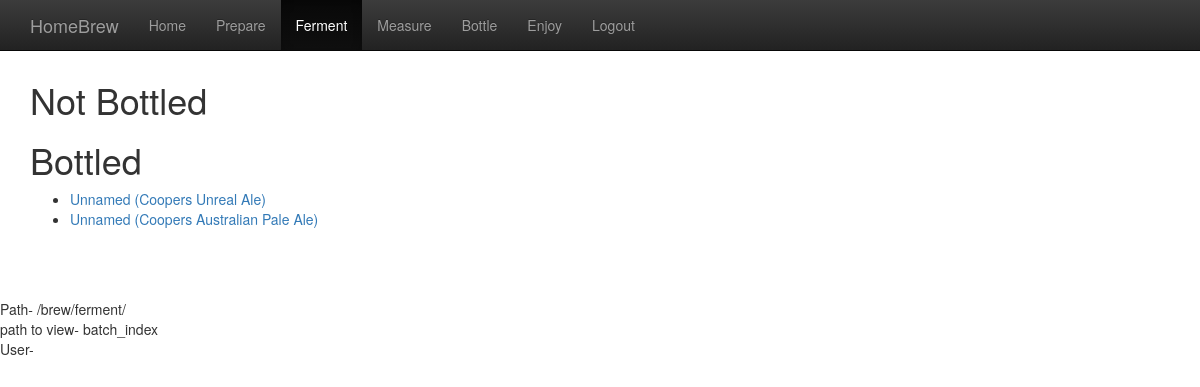
Page /brew/ferment/ on the earlier database version.
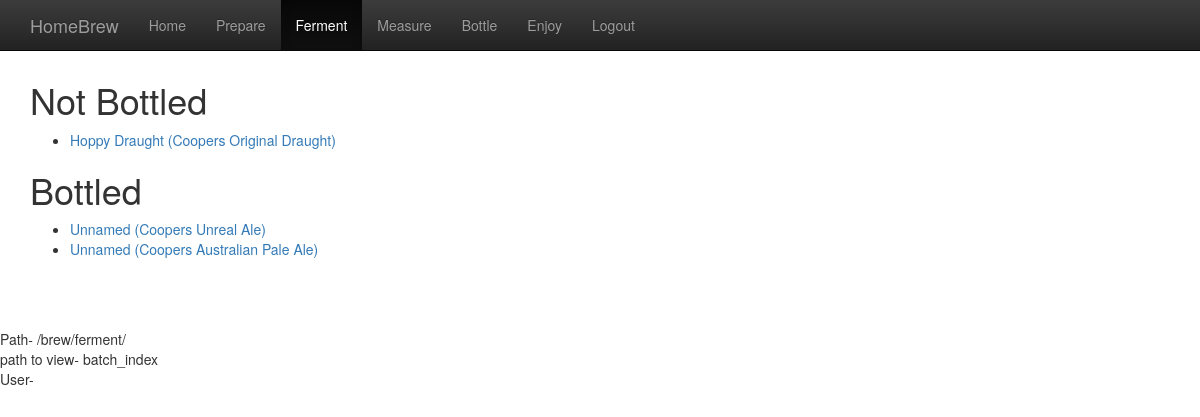
Same page on the later database version.
### brew/models.py (models this page shows, shortened)
class Batch(models.Model):
    class Meta:
        ordering = ['-date']
    def __str__(self):
        if self.name == '':
            friendly = 'Unnamed'
        else:
            friendly = self.name
        friendly = friendly + ' (' + force_text(self.recipe) + ')'
        return friendly
    @property
    def is_bottled(self):
        return self.bottling_set.count() != 0
    name = models.CharField(max_length=100, blank=True, null=True)
    recipe = models.ForeignKey(Recipe)
    description = models.CharField(max_length=200, blank=True, null=True)
    date = models.DateTimeField('date brewed')

class Recipe(models.Model):
    class Meta:
        ordering = ['-date']
    def __str__(self):
        return self.name
    name = models.CharField(max_length=100)
    description = models.CharField(max_length=200, blank=True, null=True)
    ingredient = models.ManyToManyField(Ingredient)  # Refer above
    date = models.DateTimeField('date created', default=datetime.now)
    min_fermentation_days = models.IntegerField('guideline days in fermenter', default=7)
    min_bottled_days = models.IntegerField('min days in bottle', default=14)

### brew/views.py (the view)
class BatchIndexView(generic.ListView):
    model = Batch

### brew/templatetags/brew_extras.py (called while the page is built)
@register.simple_tag
def active_page(request, view_name):
    from django.core.urlresolvers import resolve, Resolver404
    if not request:
        return ""
    try:
        return "active" if resolve(request.path_info).url_name == view_name else ""
    except Resolver404:
        return ""

@register.filter
def tourl(value): # Only one argument.
    from django.core.urlresolvers import resolve, Resolver404
    return resolve(value).url_name

### brew/templates/brew/batch_list.html (shortened to what this page needs)
{% extends "brew/base.html" %}
{% block content %}
    <h1>Not Bottled</h1>
    <ul>
        {% for batch in batch_list %}
            {% if not batch.is_bottled %}
                <li><a href="{% url 'brew:batch_detail' batch.id %}"> {{ batch }}</a></li>
            {% endif %}
        {% empty %}
            <p>No batch defined.</p>
        {% endfor %}
    </ul>
    <h1>Bottled</h1>
    <ul>
        {% for batch in batch_list %}
            {% if batch.is_bottled %}
                <li><a href="{% url 'brew:batch_detail' batch.id %}"> {{ batch }}</a></li>
            {% endif %}
        {% empty %}
            <p>No batch defined.</p>
        {% endfor %}
    </ul>
{% endblock content %}

Differences in the rows shown:
added Batch: name+recipe "Hoppy Draught (Coopers Original Draught)", shown under "Not Bottled"
